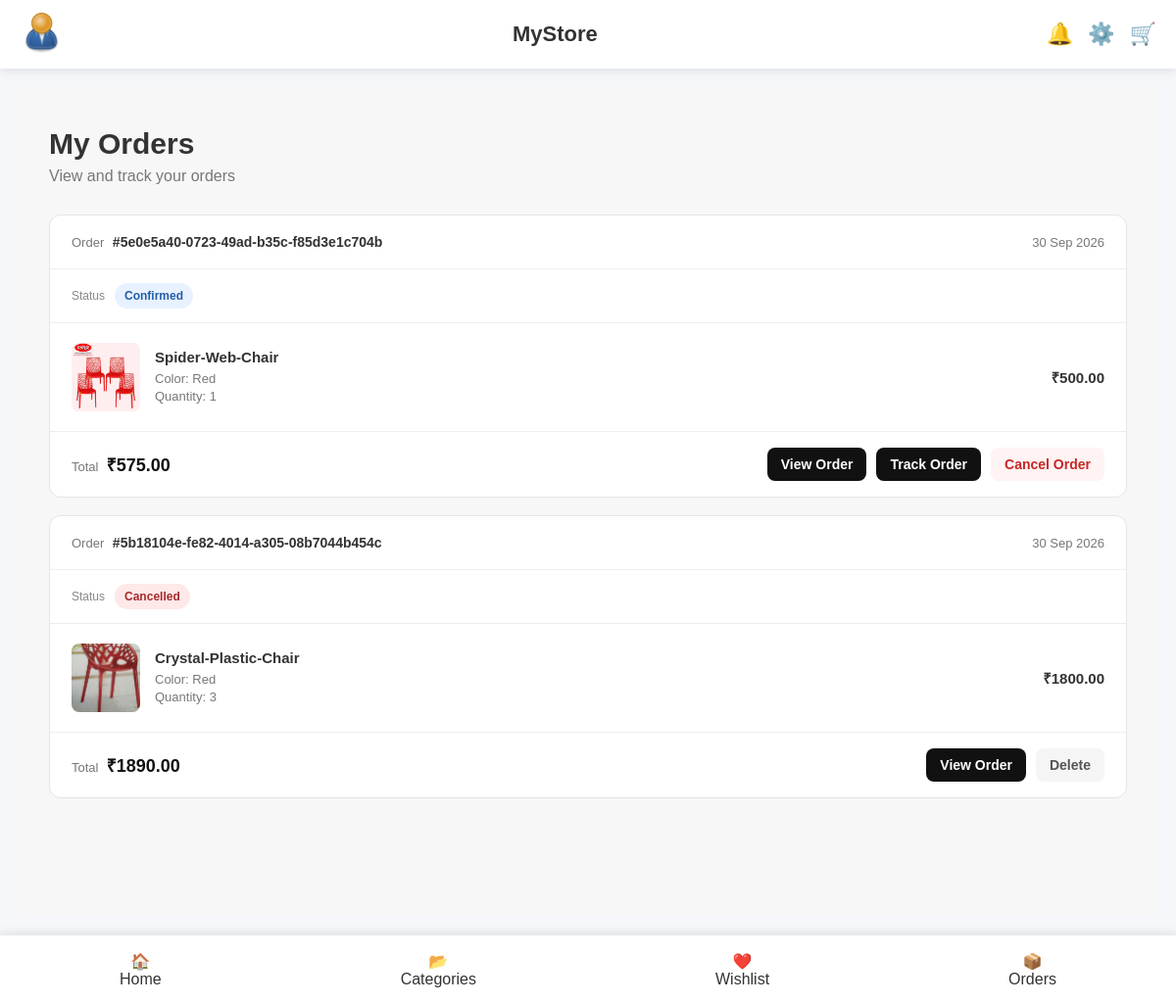
/orders/ (signed in), run on the app's committed database.
### accounts/models.py (models this page shows, shortened)
class User(AbstractUser):
    phone = models.CharField(max_length=15, blank=True)
    profile_image = models.ImageField(
        default='images/default-profile.png',
        upload_to="profiles/",
        blank=True,
        null=True
    )

### orders/models.py (models this page shows, shortened)
class Order(models.Model):
    STATUS_CHOICES = [
        ("pending", "Pending"),
        ("confirmed", "Confirmed"),
        ("processing", "Processing"),
        ("shipped", "Shipped"),
        ("delivered", "Delivered"),
        ("cancelled", "Cancelled"),
    ]
    PAYMENT_METHOD_CHOICES = [
        ("card", "Credit/Debit Card"),
        ("upi", "UPI"),
        ("cod", "Cash on Delivery"),
    ]
    PAYMENT_STATUS_CHOICES = [
        ("pending", "Pending"),
        ("paid", "Paid"),
        ("failed", "Failed"),
        ("refunded", "Refunded"),
    ]
    id = models.UUIDField(
        primary_key=True,
        default=uuid.uuid4,
        editable=False,
    )
    user = models.ForeignKey(
        settings.AUTH_USER_MODEL,
        on_delete=models.CASCADE,
        related_name="orders",
    )
    status = models.CharField(
        max_length=20,
        choices=STATUS_CHOICES,
        default="pending",
    )
    payment_method = models.CharField(
        max_length=20,
        choices=PAYMENT_METHOD_CHOICES,
    )
    payment_status = models.CharField(
        max_length=20,
        choices=PAYMENT_STATUS_CHOICES,
        default="pending",
    )
    full_name = models.CharField(
        max_length=100,
    )
    address_line_1 = models.CharField(
        max_length=255,
    )
    address_line_2 = models.CharField(
        max_length=255,
        blank=True,
    )
    city = models.CharField(
        max_length=100,
    )
    state = models.CharField(
        max_length=100,
    )
    postal_code = models.CharField(
        max_length=20,
    )
    country = models.CharField(
        max_length=100,
    )
    phone_number = models.CharField(
        max_length=20,
    )
    subtotal = models.DecimalField(
        max_digits=12,
        decimal_places=2,
    )
    tax = models.DecimalField(
        max_digits=12,
        decimal_places=2,
        default=0,
    )
    shipping_cost = models.DecimalField(
        max_digits=12,
        decimal_places=2,
        default=0,
    )
    total_amount = models.DecimalField(
        max_digits=12,
        decimal_places=2,
    )
    created_at = models.DateTimeField(
        auto_now_add=True,
    )
    updated_at = models.DateTimeField(
        auto_now=True,
    )

class OrderItem(models.Model):
    id = models.UUIDField(
        primary_key=True,
        default=uuid.uuid4,
        editable=False,
    )
    order = models.ForeignKey(
        Order,
        on_delete=models.CASCADE,
        related_name="items",
    )
    variant = models.ForeignKey(
        ProductVariant,
        on_delete=models.PROTECT,
        related_name="order_items",
    )
    product_name = models.CharField(
        max_length=255,
    )
    color_name = models.CharField(
        max_length=100,
    )
    image_url = models.CharField(
        max_length=500,
        blank=True,
    )
    price = models.DecimalField(
        max_digits=12,
        decimal_places=2,
    )
    quantity = models.PositiveIntegerField()
    subtotal = models.DecimalField(
        max_digits=12,
        decimal_places=2,
    )

### orders/views.py (the view)
@login_required
def order_list(request):
    orders = (
        Order.objects
        .filter(user=request.user)
        .prefetch_related("items")
        .order_by("-created_at")
    )
    return render(
        request,
        "orders/order_list.html",
        {
            "orders": orders,
        },
    )

### notification/context_processors.py (called while the page is built)
def notification_context(request):
    if not request.user.is_authenticated:
        return {
            "unread_notifications_count": 0,
        }
    return {
        "unread_notifications_count": (
            Notification.objects
            .filter(
                user=request.user,
                is_read=False,
            )
            .count()
        ),
    }

### template/orders/order_list.html (shortened to what this page needs)
{% extends "base.html" %}
{% load static %}
{% block extra_css %}
<link rel="stylesheet" href="{% static 'css/orders.css' %}" />
{% endblock %}
{% block content %}
<main class="orders-page">
  <div class="orders-container">
    <div class="orders-header">
      <div>
        <h1>My Orders</h1>
        <p>View and track your orders</p>
      </div>
    </div>
    {% if not orders %}
    <section class="no-orders">
      <div class="no-orders-icon">📦</div>
      <h2>No Orders Yet</h2>
      <p>You haven't placed any orders yet.</p>
      <a href="{% url 'products:home' %}"> Continue Shopping </a>
    </section>
    {% else %}
    <div class="orders-list">
      {% for order in orders %}
      <article class="order-card">
        <div class="order-card-header">
          <div>
            <span class="order-label"> Order </span>
            <strong class="order-id"> #{{ order.id }} </strong>
          </div>
          <div class="order-date">{{ order.created_at|date:"d M Y" }}</div>
        </div>
        <div class="order-status-row">
          <span class="status-label"> Status </span>
          <span class="order-status status-{{ order.status }}">
            {{ order.get_status_display }}
          </span>
        </div>
        <div class="order-items">
          {% for item in order.items.all %}
          <div class="order-item">
            <div class="order-item-image">
              {% if item.image_url %}
              <img src="{{ item.image_url }}" alt="{{ item.product_name }}" />
              {% else %}
              <div>📦</div>
              {% endif %}
            </div>
            <div class="order-item-info">
              <h3>{{ item.product_name }}</h3>
              <p>Color: {{ item.color_name }}</p>
              <p>Quantity: {{ item.quantity }}</p>
            </div>
            <div class="order-item-price">₹{{ item.subtotal }}</div>
          </div>
          {% endfor %}
        </div>
        <div class="order-card-footer">
          <div class="order-total">
            <span> Total </span>
            <strong> ₹{{ order.total_amount }} </strong>
          </div>
          <div class="order-actions">
            <a
              href="{% url 'orders:order_detail' order.id %}"
              class="order-btn"
            >
              View Order
            </a>
            {% if order.status != "cancelled" %}
            <a
              href="{% url 'orders:order_tracking' order.id %}"
              class="order-btn"
            >
              Track Order
            </a>
            {% endif %}
            {% if order.status == "pending" or order.status == "confirmed" or order.status == "processing" %}
            <form
              method="POST"
              action="{% url 'orders:cancel_order' order.id %}"
              onsubmit="
                return confirm('Are you sure you want to cancel this order?');
              "
            >
              <button type="submit" class="order-btn cancel-order-btn">
                Cancel Order
              </button>
            </form>
            {% endif %}
            {% if order.status == "cancelled" %}
            <form
              method="POST"
              action="{% url 'orders:delete_order' order.id %}"
              onsubmit="
                return confirm('Remove this order from your order history?');
              "
            >
              <button type="submit" class="order-btn delete-order-btn">
                Delete
              </button>
            </form>
            {% endif %}
          </div>
        </div>
      </article>
      {% endfor %}
    </div>
    {% endif %}
  </div>
</main>
{% endblock %}

### template/includes/navbar.html (shortened to what this page needs)
{% load static %}
<header class="top-navbar">
  <div class="left-section">
    {% if user.profile_image %}
    <a href="{% url 'user_profile' %}">
      <img
        src="{{ user.profile_image.url }}"
        alt="Profile"
        class="profile-image"
      />
    </a>
    {% endif %}
  </div>
  <div class="center-section">
    <h2 class="logo">MyStore</h2>
  </div>
  <div class="right-section">
    {% if user.is_authenticated %}
    <div class="notification-container">
      <button class="icon-btn">🔔</button>
    </div>
    {% endif %}
    <div class="settings-container">
      <button class="icon-btn settings-btn">⚙️</button>
    </div>
    {% if user.is_authenticated %}
    <a href="{% url 'cart:cart' %}" class="icon-btn"> 🛒 </a>
    {% endif %}
  </div>
</header>

### static/css/base.css (style rules this page uses)
* { margin: 0; padding: 0; box-sizing: border-box; }
body { font-family: Arial, sans-serif; background: #f5f7fa; color: #333; }
.top-navbar { position: fixed; top: 0; width: 100%; height: 70px; background: white; display: flex; justify-content: space-between; align-items: center; padding: 0 20px; box-shadow: 0 2px 10px rgba(0, 0, 0, 0.1); z-index: 1000; }
.profile-image { width: 45px; height: 45px; border-radius: 50%; object-fit: cover; }
.logo { font-size: 22px; }
.right-section { display: flex; gap: 15px; align-items: center; }
.icon-btn { background: none; border: none; text-decoration: none; font-size: 22px; cursor: pointer; }
.settings-container, .notification-container { position: relative; }

### static/css/orders.css (style rules this page uses)
.orders-page, .order-detail-page { min-height: 100vh; background: #f7f7f7; padding: 40px 20px 120px; }
.orders-container, .order-detail-container { max-width: 1100px; margin: 0 auto; }
.orders-header, .order-detail-header { display: flex; justify-content: space-between; align-items: center; gap: 20px; margin-bottom: 30px; }
.orders-header h1, .order-detail-header h1 { margin: 0 0 7px; font-size: 30px; }
.orders-header p, .order-detail-header p { margin: 0; color: #777; }
.orders-list { display: flex; flex-direction: column; gap: 18px; }
.order-card { background: white; border: 1px solid #e5e5e5; border-radius: 12px; overflow: hidden; }
.order-card-header { display: flex; justify-content: space-between; align-items: center; padding: 18px 22px; border-bottom: 1px solid #eee; }
.order-label { color: #777; font-size: 13px; margin-right: 5px; }
.order-id { font-size: 14px; }
.order-card-header .order-date { color: #777; font-size: 13px; }
.order-status-row { display: flex; align-items: center; gap: 10px; padding: 14px 22px; border-bottom: 1px solid #eee; }
.status-label { color: #888; font-size: 12px; }
.status-badge, .order-status { display: inline-block; padding: 6px 10px; border-radius: 20px; font-size: 12px; font-weight: 600; background: #f1f1f1; color: #555; }
.status-confirmed { background: #e8f1ff; color: #245ea8; }
.status-cancelled { background: #ffe8e8; color: #a52b2b; }
.order-items { display: flex; flex-direction: column; padding: 6px 22px; }
.order-item { display: grid; grid-template-columns: 70px 1fr auto; align-items: center; gap: 15px; padding: 14px 0; border-bottom: 1px solid #f0f0f0; }
.order-item:last-child { border-bottom: none; }
.order-item-image { width: 70px; height: 70px; }
.order-item-image img, .order-item-image .image-placeholder { width: 100%; height: 100%; object-fit: cover; border-radius: 8px; background: #f1f1f1; }
.order-item-info h3 { margin: 0 0 6px; font-size: 15px; }
.order-item-info p { margin: 3px 0; color: #777; font-size: 13px; }
.order-item-price { font-size: 15px; font-weight: 600; }
.order-card-footer { display: flex; justify-content: space-between; align-items: center; gap: 12px; padding: 16px 22px; border-top: 1px solid #eee; color: #777; font-size: 13px; }
.order-total { display: flex; align-items: baseline; gap: 8px; color: #777; font-size: 13px; }
.order-total strong { color: #111; font-size: 18px; }
.order-actions { display: flex; align-items: center; justify-content: flex-end; gap: 10px; flex-wrap: wrap; margin-left: auto; }
.order-actions form { margin: 0; }
.order-btn, .track-order-btn, .cancel-order-btn, .delete-order-btn, .view-order-btn { display: inline-flex; align-items: center; justify-content: center; border: none; border-radius: 8px; padding: 9px 14px; font-family: inherit; font-size: 14px; font-weight: 600; text-decoration: none; cursor: pointer; }
.order-btn { background: #111; color: #fff; }
.cancel-order-btn { background: #fff3f3; color: #c62828; }
.delete-order-btn { background: #f5f5f5; color: #555; }

### data on the page
User: profile_image (placeholder picture)
Order: id "5e0e5a40-0723-49ad-b35c-f85d3e1c704b", created_at "30 Sep 2026", status "Confirmed", total_amount "575.00", shows "Track Order", shows "Cancel Order"
OrderItem: image_url (picture), product_name "Spider-Web-Chair", color_name "Red", quantity "1", subtotal "500.00"
Order: id "5b18104e-fe82-4014-a305-08b7044b454c", created_at "30 Sep 2026", status "Cancelled", total_amount "1890.00", shows "Delete"
OrderItem: image_url (picture), product_name "Crystal-Plastic-Chair", color_name "Red", quantity "3", subtotal "1800.00"
